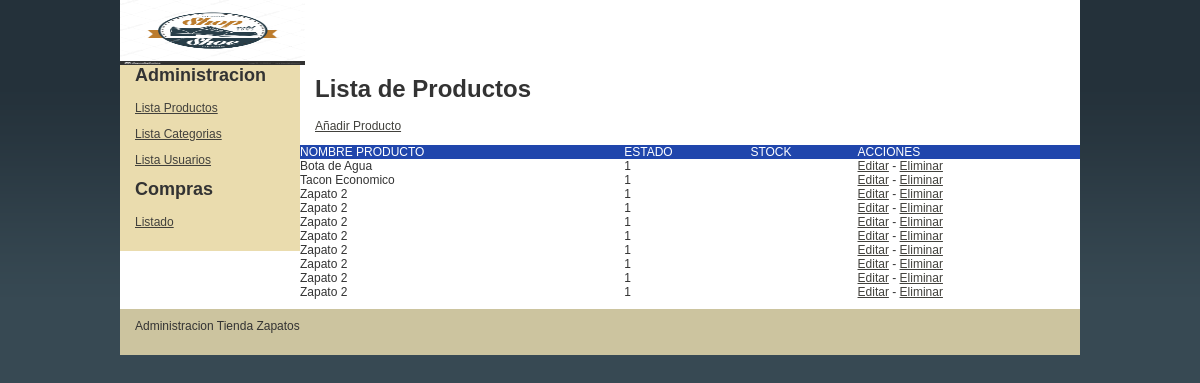
Page /zapatos/admin/productos_lista.php on the committed database.
### tables this page shows
CREATE TABLE `tblproducto` (
  `idProducto` int(11) NOT NULL AUTO_INCREMENT,
  `strNombre` varchar(100) DEFAULT NULL,
  `strSEO` varchar(100) DEFAULT NULL,
  `dblPrecio` double DEFAULT NULL,
  `intEstado` int(11) DEFAULT NULL,
  `intCategoria` int(11) DEFAULT NULL,
  `strImagen` varchar(50) DEFAULT NULL,
  PRIMARY KEY (`idProducto`)
);

### zapatos/admin/productos_lista.php (the view, shortened to what this page needs)
<?php require_once('../Connections/conexionzapatos.php'); ?>
<?php
$maxRows_Recordset1 = 10;
$pageNum_Recordset1 = 0;
$startRow_Recordset1 = $pageNum_Recordset1 * $maxRows_Recordset1;
$query_Recordset1 = "SELECT * FROM tblproducto ORDER BY tblproducto.strNombre ASC";
$query_limit_Recordset1 = sprintf("%s LIMIT %d, %d", $query_Recordset1, $startRow_Recordset1, $maxRows_Recordset1);
$Recordset1 = mysql_query($query_limit_Recordset1, $conexionzapatos) or die(mysql_error());
$row_Recordset1 = mysql_fetch_assoc($Recordset1);
?>
<!DOCTYPE html PUBLIC "-//W3C//DTD XHTML 1.0 Transitional//EN" "http://www.w3.org/TR/xhtml1/DTD/xhtml1-transitional.dtd">
<html xmlns="http://www.w3.org/1999/xhtml">
<head>
<link href="../estilo/twoColFixLtHdr.css" rel="stylesheet" type="text/css" />
</head>
<body>
<div class="container">
  <div class="header"><img src="../images/logo2.jpg" width="185" height="65" alt="Administracion" />
   </div>
  <div class="sidebar1">
<?php include("../includes/cabeceraadmin.php");
?>
    </div>
  <div class="content">
    <h1>Lista de Productos</h1>
    <p><a href="productos_add.php">A&ntilde;adir Producto</a></p>
   <table width="100%" border="0" cellspacing="0" cellpadding="0">
  <tr class="tablaprincipal">
    <td  >Nombre Producto</td>
    <td  >Estado</td>
    <td  >Stock</td>
    <td  >Acciones</td>
  </tr>
  <?php do { ?>
  <tr class="brillo">
    <td><?php echo $row_Recordset1['strNombre']; ?></td>
    <td><?php echo $row_Recordset1['intEstado']; ?></td>
    <td><?php echo $row_Recordset1['intStock']; ?></td>
    <td><a href="productos_edit.php?recordID=<?php echo $row_Recordset1['idProducto']; ?>">Editar</a> - <a href="productos_delete.php?recordID=<?php echo $row_Recordset1['idProducto']; ?>">Eliminar</a></td>
  </tr>
  <?php } while ($row_Recordset1 = mysql_fetch_assoc($Recordset1)); ?>
   </table>
    </div>
  <div class="footer">
    <p>Administracion Tienda Zapatos</p>
    </div>
  </div>
</body>
</html>

### zapatos/estilo/twoColFixLtHdr.css (style rules this page uses)
body { margin: 0; padding: 0; font-family: Tahoma, Geneva, sans-serif; font-size: 12px; color: #333; background-image: url(../images/cursos.png); background-repeat: repeat-x; }
h1, h2, h3, h4, h5, h6, p { margin-top: 0; padding-right: 15px; padding-left: 15px; }
a:link { color: #42413C; text-decoration: underline; }
.container { width: 960px; background: #FFF; margin: 0 auto; }
.header { background-color: #FFFFFF; }
.sidebar1 { float: left; width: 180px; background: #EADCAE; padding-bottom: 10px; }
.content { padding: 10px 0; width: 780px; float: left; }
.footer { padding: 10px 0; background: #CCC49F; position: relative; clear: both; }
.tablaprincipal { text-transform: uppercase; color: #FFF; background-color: #2046AC; }

### rows in the picture
tblproducto: strNombre "Bota de Agua", intEstado "1"
tblproducto: strNombre "Tacon Economico", intEstado "1"
tblproducto: strNombre "Zapato 2", intEstado "1"
tblproducto: strNombre "Zapato 2", intEstado "1"
tblproducto: strNombre "Zapato 2", intEstado "1"
tblproducto: strNombre "Zapato 2", intEstado "1"
tblproducto: strNombre "Zapato 2", intEstado "1"
tblproducto: strNombre "Zapato 2", intEstado "1"
tblproducto: strNombre "Zapato 2", intEstado "1"
tblproducto: strNombre "Zapato 2", intEstado "1"
